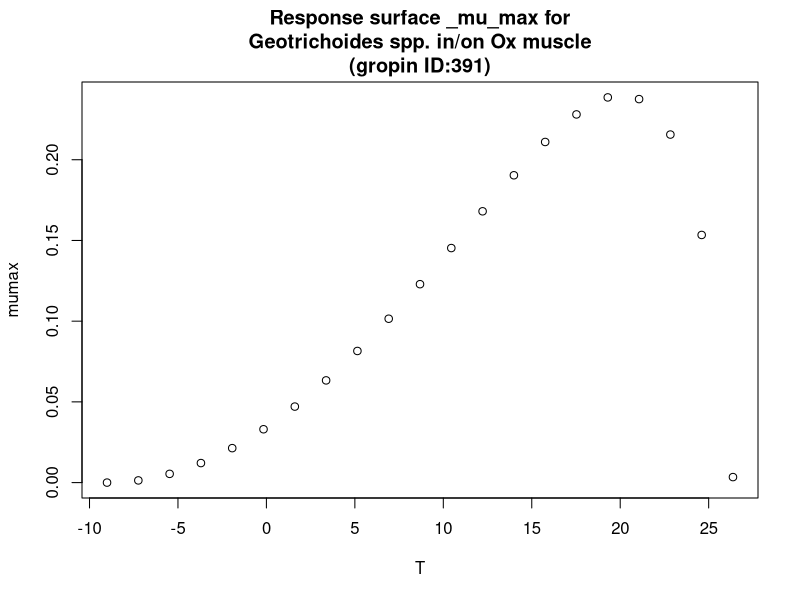

Write R code to recreate this figure.
#############################
# start of Parameter script
#############################
T <- seq(-9.009,26.3736263736264,length.out=21)
#############################
# end of Parameter script
#############################
############################# 
# start of Model script Gropin ID 391 
#############################
 
# constant coefficients for this model
 
variables <- data.frame(T)
argumentsPar <- unique.data.frame(expand.grid(variables))
 
# heart of the model
response_surface <- function(T) {
   mumax <-(2.4*(10^-1)*(T-26.4)*((T+9)^2))/((20.1+9)*((20.1+9)*(T-20.1)-(20.1-26.4)*(20.1-9-2*T)))

	return(mumax=mumax)
} 

# output parameters
responseSurface <- cbind(argumentsPar,response_surface(argumentsPar['T']))
colnames(responseSurface) <- c(colnames(argumentsPar),'mumax')
#############################
# End of Model script
#############################
############################# 
# start of Visualisation script Gropin ID 391 
#############################
titleText <-'Response surface _mu_max for
Geotrichoides spp. in/on Ox muscle
(gropin ID:391)'
plot(T,responseSurface$'mumax',xlab='T',
                          ylab='mumax',main=titleText)
#############################
# End of Visualisation script
#############################
